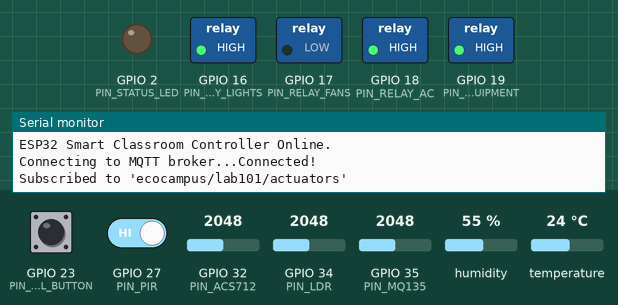
Simulated run of this sketch. Board: ESP32. Shown: switched loads named in the sketch (green lamp = pin HIGH), output pins drawn as LEDs (lit = HIGH), the last lines printed to the serial monitor. The test bench sets the inputs (shaded band); at power-on: GPIO 23 (PIN_MANUAL_BUTTON) HIGH, GPIO 32 (PIN_ACS712) = 2048, GPIO 35 (PIN_MQ135) = 2048, GPIO 34 (PIN_LDR) = 2048, GPIO 27 (PIN_PIR) HIGH, humidity 55 %, temperature 24 °C. WiFi joins after 1.5 s; servers stay silent unless stated; random numbers use the default seed unless the sketch sets one; no MQTT or app messages arrive unless stated.

Above: at 2.7 s.
2.8 s: GPIO 23 (PIN_MANUAL_BUTTON) pulled LOW for 0.15 s
At 3.9 s:
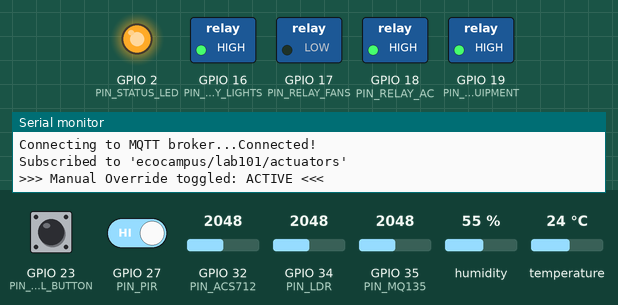
4.4 s: GPIO 32 (PIN_ACS712) set to 2130
11.5 s: GPIO 35 (PIN_MQ135) set to 1583
13.0 s: GPIO 35 (PIN_MQ135) set to 1497
21.5 s: GPIO 34 (PIN_LDR) set to 429
23.0 s: GPIO 34 (PIN_LDR) set to 394
Timing chart, 0 to 26.0 s (numbered marks = the images above; inputs shaded):
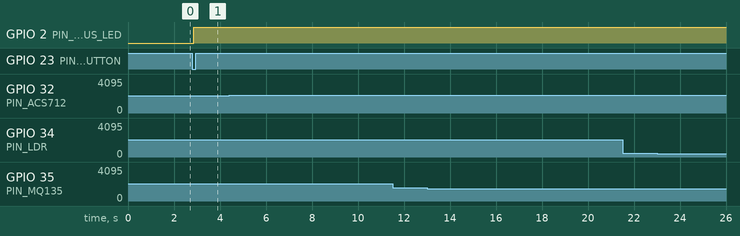

Measured:
- after the input at 2.8 s, GPIO 2 (PIN_STATUS_LED): LOW → HIGH after 0.05 s
- after the input at 11.5 s, every drawn part: stays the same
- after the input at 21.5 s, every drawn part: stays the same

The sketch:

esp32_smart_lab.ino
```cpp
/*
 * SMART AUTOMATION OF CLASSROOM LABS - ESP32 FIRMWARE
 *
 * Hardware Setup:
 * - DHT22 (Temp & Humidity): Pin GPIO 4
 * - LDR Module (Light Lux Analog): Pin GPIO 34 (ADC1)
 * - MQ-135 (CO2 / Air Quality): Pin GPIO 35 (ADC1)
 * - HC-SR501 PIR Motion Sensor: Pin GPIO 27 (Digital Input)
 * - ACS712 Current Sensor: Pin GPIO 32 (ADC1)
 * - 4-Channel 5V Relay Module:
 *    * Relay 1 (Lights): GPIO 16
 *    * Relay 2 (Fans): GPIO 17 (PWM capable for speed control)
 *    * Relay 3 (AC Compressor): GPIO 18
 *    * Relay 4 (Lab Equipment / Workstations): GPIO 19
 * - Manual Override Pushbutton: GPIO 23
 * - Status NeoPixel / Alert LED: GPIO 2
 */

#include <WiFi.h>
#include <PubSubClient.h>
#include <DHT.h>
#include <ArduinoJson.h>

// Wi-Fi & MQTT Credentials
const char* WIFI_SSID = "CAMPUS_IOT_WIFI";
const char* WIFI_PASSWORD = "CampusSecurePass123";
const char* MQTT_SERVER = "broker.hivemq.com";
const int MQTT_PORT = 1883;

// MQTT Topics
const char* TOPIC_TELEMETRY = "ecocampus/lab101/telemetry";
const char* TOPIC_ACTUATORS = "ecocampus/lab101/actuators";

// Pin Configurations
#define DHTPIN 4
#define DHTTYPE DHT22
#define PIN_LDR 34
#define PIN_MQ135 35
#define PIN_PIR 27
#define PIN_ACS712 32
#define PIN_RELAY_LIGHTS 16
#define PIN_RELAY_FANS 17
#define PIN_RELAY_AC 18
#define PIN_RELAY_EQUIPMENT 19
#define PIN_MANUAL_BUTTON 23
#define PIN_STATUS_LED 2

// PWM Configuration for Fan Control
#define FAN_PWM_CHANNEL 0
#define FAN_PWM_FREQ 5000
#define FAN_PWM_RES 8

DHT dht(DHTPIN, DHTTYPE);
WiFiClient espClient;
PubSubClient client(espClient);

// Operational States
bool manualOverride = false;
unsigned long lastTelemetryTime = 0;
const unsigned long TELEMETRY_INTERVAL_MS = 5000; // 5-second sampling loop

void setupWiFi() {
  Serial.print("Connecting to Wi-Fi: ");
  Serial.println(WIFI_SSID);
  WiFi.begin(WIFI_SSID, WIFI_PASSWORD);
  int attempts = 0;
  while (WiFi.status() != WL_CONNECTED && attempts < 20) {
    delay(500);
    Serial.print(".");
    attempts++;
  }
  if (WiFi.status() == WL_CONNECTED) {
    Serial.println("\nWiFi Connected! IP Address: ");
    Serial.println(WiFi.localIP());
  } else {
    Serial.println("\nWiFi connection failed! Running in offline fallback safety mode.");
  }
}

void mqttCallback(char* topic, byte* message, unsigned int length) {
  Serial.print("MQTT message arrived on topic: ");
  Serial.println(topic);

  StaticJsonDocument<512> doc;
  DeserializationError error = deserializeJson(doc, message, length);
  if (error) {
    Serial.print("JSON parse failed: ");
    Serial.println(error.c_str());
    return;
  }

  // If manual override is engaged, ignore server commands to maintain local control
  if (manualOverride) {
    Serial.println("Manual override active. Ignoring automated MQTT command.");
    return;
  }

  int relayLights = doc["relay_lights"] | 0;
  int relayFans = doc["relay_fans"] | 0;
  int relayAC = doc["relay_ac"] | 0;
  int relayEquipment = doc["relay_equipment"] | 0;
  int fanPwm = doc["pwm_fan_speed"] | 0;

  // Active-LOW Relays: LOW = Relay Activated (ON), HIGH = Relay Deactivated (OFF)
  digitalWrite(PIN_RELAY_LIGHTS, relayLights == 1 ? LOW : HIGH);
  digitalWrite(PIN_RELAY_AC, relayAC == 1 ? LOW : HIGH);
  digitalWrite(PIN_RELAY_EQUIPMENT, relayEquipment == 1 ? LOW : HIGH);

  // Modulate Fan Speed via PWM
  ledcWrite(FAN_PWM_CHANNEL, relayFans == 1 ? fanPwm : 0);

  Serial.println("Actuator Relays Updated via ML Command:");
  Serial.printf(" Lights: %d | Fans: %d (PWM %d) | AC: %d | Workstations: %d\n",
                relayLights, relayFans, fanPwm, relayAC, relayEquipment);
}

void reconnectMQTT() {
  while (!client.connected()) {
    Serial.print("Connecting to MQTT broker...");
    String clientId = "ESP32_Lab101_" + String(random(0xffff), HEX);
    if (client.connect(clientId.c_str())) {
      Serial.println("Connected!");
      client.subscribe(TOPIC_ACTUATORS);
      Serial.printf("Subscribed to '%s'\n", TOPIC_ACTUATORS);
    } else {
      Serial.print("Failed, rc=");
      Serial.print(client.state());
      Serial.println(" Retrying in 4 seconds...");
      delay(4000);
      break; // Non-blocking retry in main loop
    }
  }
}

float readACS712Current() {
  // ACS712-20A: 100mV / Amp, 2.5V zero-current offset
  long rawSum = 0;
  for (int i = 0; i < 50; i++) {
    rawSum += analogRead(PIN_ACS712);
    delayMicroseconds(100);
  }
  float avgRaw = rawSum / 50.0;
  float voltage = (avgRaw / 4095.0) * 3.3;
  float currentAmps = abs((voltage - 1.65) / 0.1);
  return currentAmps < 0.15 ? 0.05 : currentAmps; // Filter noise floor
}

void setup() {
  Serial.begin(115200);
  dht.begin();

  // Pin Modes
  pinMode(PIN_PIR, INPUT);
  pinMode(PIN_LDR, INPUT);
  pinMode(PIN_MQ135, INPUT);
  pinMode(PIN_MANUAL_BUTTON, INPUT_PULLUP);
  pinMode(PIN_STATUS_LED, OUTPUT);

  // Relay outputs (Default Safe State: OFF)
  pinMode(PIN_RELAY_LIGHTS, OUTPUT);
  pinMode(PIN_RELAY_AC, OUTPUT);
  pinMode(PIN_RELAY_EQUIPMENT, OUTPUT);
  digitalWrite(PIN_RELAY_LIGHTS, HIGH);
  digitalWrite(PIN_RELAY_AC, HIGH);
  digitalWrite(PIN_RELAY_EQUIPMENT, HIGH);

  // PWM for Fan
  ledcSetup(FAN_PWM_CHANNEL, FAN_PWM_FREQ, FAN_PWM_RES);
  ledcAttachPin(PIN_RELAY_FANS, FAN_PWM_CHANNEL);
  ledcWrite(FAN_PWM_CHANNEL, 0);

  setupWiFi();
  client.setServer(MQTT_SERVER, MQTT_PORT);
  client.setCallback(mqttCallback);

  Serial.println("ESP32 Smart Classroom Controller Online.");
}

void loop() {
  if (WiFi.status() == WL_CONNECTED && !client.connected()) {
    reconnectMQTT();
  }
  client.loop();

  // Check Manual Override Button
  if (digitalRead(PIN_MANUAL_BUTTON) == LOW) {
    delay(50); // Debounce
    if (digitalRead(PIN_MANUAL_BUTTON) == LOW) {
      manualOverride = !manualOverride;
      digitalWrite(PIN_STATUS_LED, manualOverride ? HIGH : LOW);
      Serial.printf(">>> Manual Override toggled: %s <<<\n", manualOverride ? "ACTIVE" : "OFF");
      while (digitalRead(PIN_MANUAL_BUTTON) == LOW); // Wait release
    }
  }

  // Periodic Telemetry Publishing
  unsigned long now = millis();
  if (now - lastTelemetryTime > TELEMETRY_INTERVAL_MS) {
    lastTelemetryTime = now;

    // Read Sensors
    float tempC = dht.readTemperature();
    float humPct = dht.readHumidity();
    int pirMotion = digitalRead(PIN_PIR);

    // Light lux conversion from LDR
    int rawLDR = analogRead(PIN_LDR);
    float lightLux = map(rawLDR, 0, 4095, 0, 1000);

    // CO2 ppm estimate from MQ-135 analog voltage
    int rawMQ = analogRead(PIN_MQ135);
    float co2Ppm = map(rawMQ, 0, 4095, 400, 2000);

    // Current & Power
    float currentAmps = readACS712Current();
    float voltageV = 220.0;
    float powerW = voltageV * currentAmps;

    // Noise level (simulated / sound detector threshold)
    float noiseDb = pirMotion ? random(45, 68) : random(28, 35);

    // Package JSON
    StaticJsonDocument<512> doc;
    doc["temp_c"] = isnan(tempC) ? 25.0 : tempC;
    doc["humidity_pct"] = isnan(humPct) ? 50.0 : humPct;
    doc["co2_ppm"] = co2Ppm;
    doc["light_lux"] = lightLux;
    doc["pir_motion"] = pirMotion;
    doc["noise_db"] = noiseDb;
    doc["voltage_v"] = voltageV;
    doc["current_amps"] = currentAmps;
    doc["power_w"] = powerW;
    doc["hour_of_day"] = 14; // Can be synced via NTP Client
    doc["is_weekend"] = 0;
    doc["schedule_active"] = 1;
    doc["manual_override"] = manualOverride;

    char buffer[512];
    serializeJson(doc, buffer);

    if (client.connected()) {
      client.publish(TOPIC_TELEMETRY, buffer);
      Serial.print("[MQTT TX] Sent Telemetry: ");
      Serial.println(buffer);
    } else {
      // Local Fallback Safety Automation if MQTT is disconnected
      Serial.println("Offline Fallback Safety Rule Executing...");
      if (pirMotion == 0) {
        digitalWrite(PIN_RELAY_LIGHTS, HIGH); // OFF
        ledcWrite(FAN_PWM_CHANNEL, 0);
      } else {
        if (lightLux < 300) digitalWrite(PIN_RELAY_LIGHTS, LOW); // ON
        if (tempC > 26.0) ledcWrite(FAN_PWM_CHANNEL, 200);
      }
    }
  }
}
```
